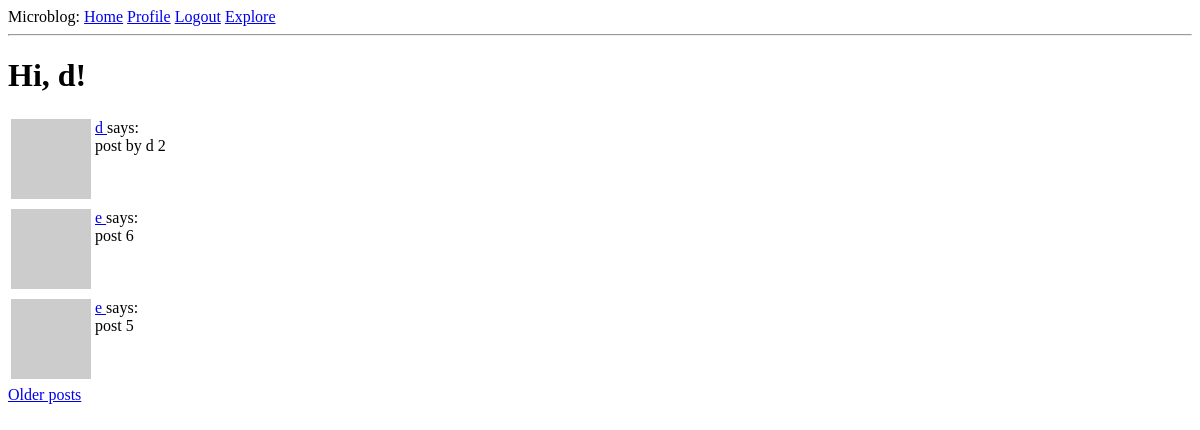
The page /explore (signed in) on the database as committed earlier.
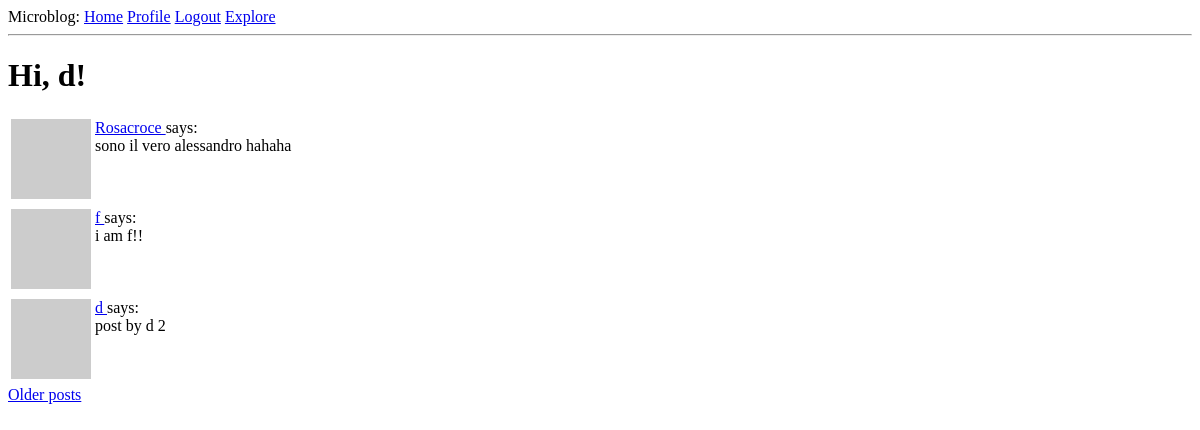
The same page on the database as committed later.
### app/models.py (models this page shows, shortened)
class User(UserMixin, db.Model):
    id = db.Column(db.Integer, primary_key=True)
    username = db.Column(db.String(64), index=True, unique=True)
    email = db.Column(db.String(120), index=True, unique=True)
    password_hash = db.Column(db.String(128))
    posts = db.relationship('Post', backref='author', lazy='dynamic') # initialise the new post field for the User class
    about_me = db.Column(db.String(140))
    last_seen = db.Column(db.DateTime, default=datetime.utcnow)
    def avatar(self, size):
        digest = md5(self.email.lower().encode('utf-8')).hexdigest()
        return f'https://www.gravatar.com/avatar/{digest}?d=identicon&s={size}'
    followed = db.relationship(
        'User',                                             # right-side entity of the relationship (the left side is the parent class)
        secondary=followers,                                # configures the association table
        primaryjoin = (followers.c.follower_id == id),      # indicates the condiion tht links the left side entity with the association table
        secondaryjoin = (followers.c.followed_id == id),    # indicates the condiion tht links the right side entity with the association table
        backref = db.backref('followers', lazy='dynamic'),  # how the relationship will be accessed from the right side entity
        lazy='dynamic')                                     # similar to above but applied to the left side query

class Post(db.Model):
    id = db.Column(db.Integer, primary_key=True)
    body = db.Column(db.String(140))
    timestamp = db.Column(db.DateTime, index=True, default=datetime.utcnow) # indexing allows to retrieve in chronological order
    user_id = db.Column(db.Integer, db.ForeignKey('user.id'))

### app/routes.py (the view)
@app.route('/explore')
@login_required
def explore():
    page = request.args.get('page', 1, type=int)
    posts = Post.query.order_by(Post.timestamp.desc()).paginate(page, app.config['POSTS_PER_PAGE'], False)
    next_url = url_for('explore', page=posts.next_num) if posts.has_next else None
    prev_url = url_for('explore', page=posts.prev_num) if posts.has_prev else None
    return render_template('index.html', title='Explore', posts=posts.items, next_url=next_url, prev_url=prev_url)

### app/models.py (called while the page is built)
@login.user_loader
def load_user(id):
    return User.query.get(int(id))

### app/routes.py (called while the page is built)
@app.before_request         # registers the decorated function to be executed right before the view function
def before_request():
    if current_user.is_authenticated:
        current_user.last_seen = datetime.utcnow()
        db.session.commit()

### app/templates/index.html (shortened to what this page needs)
{% extends "base.html" %}
{% block content %}
  <h1>Hi, {{ current_user.username }}!</h1>
  {% for post in posts %}
    {% include '_post.html' %}
  {% endfor %}
  {% if next_url %}
  <a href="{{ next_url }}">Older posts</a>
  {% endif %}
{% endblock %}

### app/templates/base.html (shortened to what this page needs)
<!DOCTYPE html>
<html lang="en" dir="ltr">
  <head>
  </head>
  <body>
    <div>
      Microblog:
      <a href="{{ url_for('index') }}">Home</a>
      {% if current_user.is_anonymous %}
      <a href="{{ url_for('login') }}">Login</a>
      {% else %}
      <a href="{{ url_for('user', username=current_user.username) }}">Profile</a>
      <a href="{{ url_for('logout') }}">Logout</a>
      <a href="{{ url_for('explore') }}">Explore</a>
      {% endif %}
    </div>
    <hr>
    {% block content %}{% endblock %}
  </body>
</html>

### app/templates/_post.html
<table>
  <tr valign='top'>
    <td> <img src="{{ post.author.avatar(36) }}"> </td>
    <td>
      <a href="{{url_for('user', username=post.author.username) }}">
        {{ post.author.username }}
      </a>
      says:<br>{{ post.body }}
    </td>
  </tr>
</table>

Rows that differ between the two databases and show on the page:
no longer on this page (row unchanged): Post: author.username "e", body "post 6"
no longer on this page (row unchanged): Post: author.username "e", body "post 5"
added Post: author.username "Rosacroce", body "sono il vero alessandro hahaha"
added Post: author.username "f", body "i am f!!"
